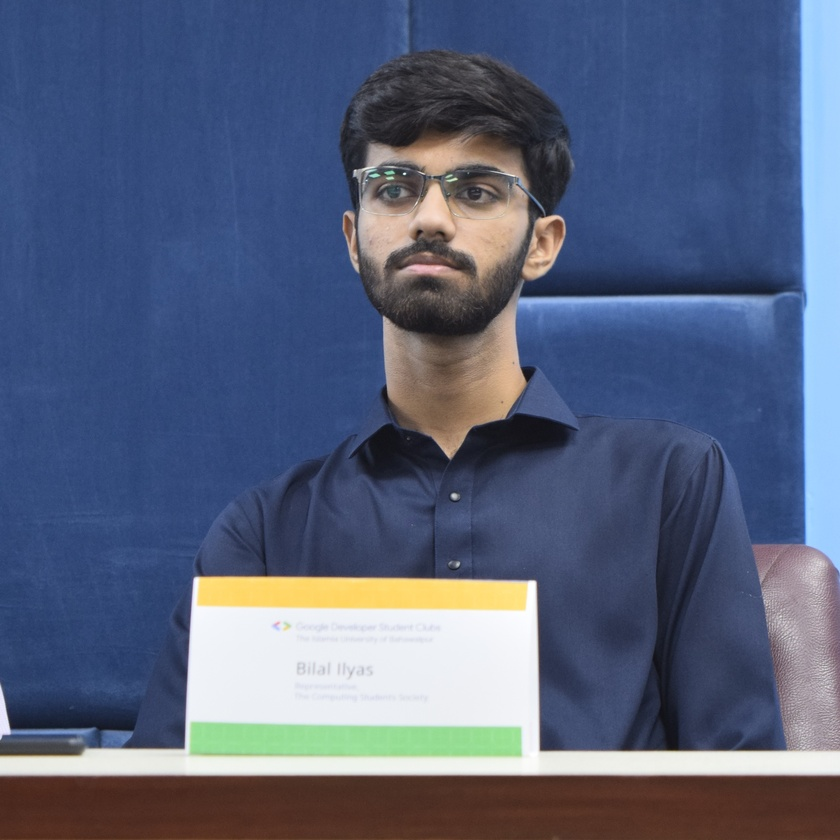
#> input picture images/1.JPG, 840 x 840 px, shrunk from 2814 x 2814 before the run; its folder holds only this picture in this run
$ python main.py
#> lines starting #> are read from the running program, lines starting #| are printed output that depends on the picture
from PIL import Image, ImageEnhance, ImageFilter
import os

pathIn = './images'
pathOut = './editedImages'

for filename in os.listdir(pathIn):
    img = Image.open(f"{pathIn}/{filename}")
#> img is the input picture: PIL image 840x840 RGB; mean R, G, B 87, 97.7, 124.1

    edit = img.filter(ImageFilter.SHARPEN).convert('L').rotate(0)
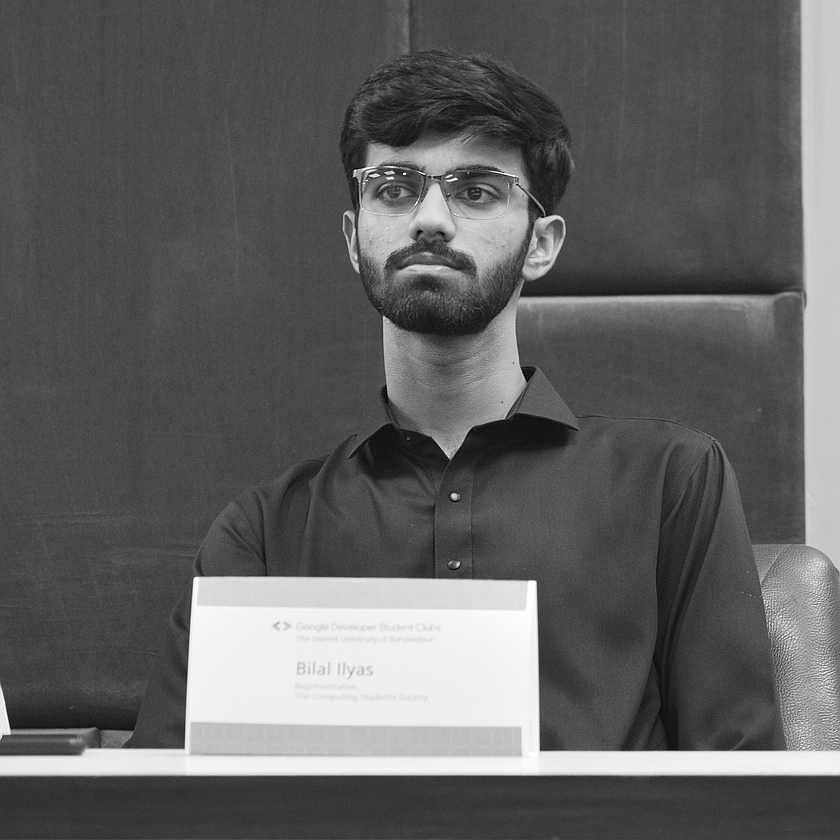
#> edit: PIL image 840x840 L; min 0, max 255, mean 97.5
    factor = 1.5
    enhancer = ImageEnhance.Contrast(edit)
    edit = enhancer.enhance(factor)
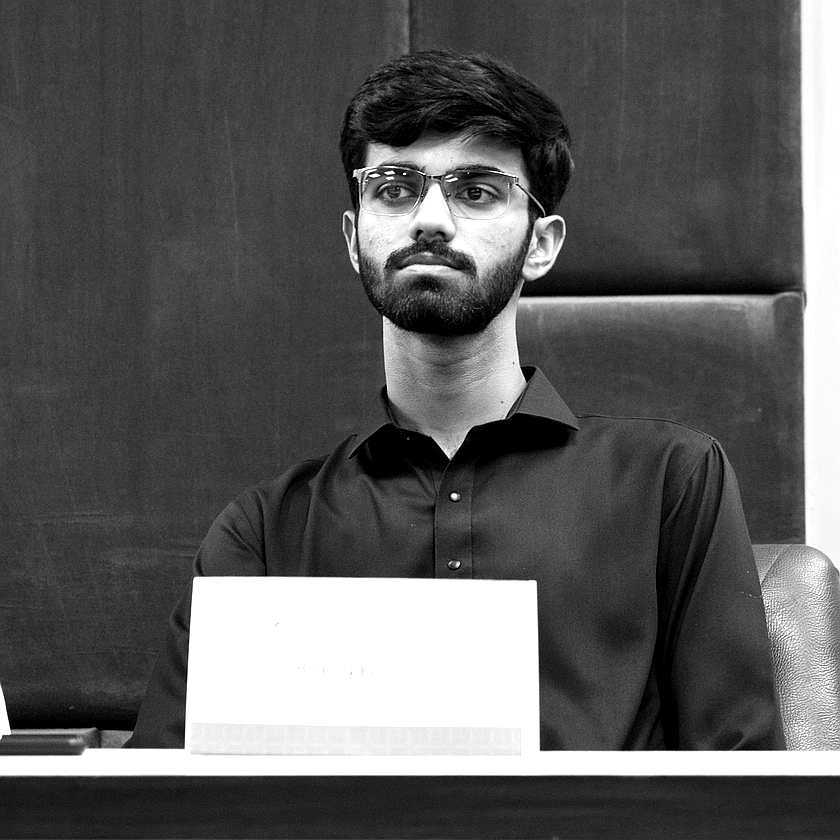
#> edit: PIL image 840x840 L; min 0, max 255, mean 92.4

    cleanName = os.path.splitext(filename)[0]
    edit.save(f"{pathOut}/{cleanName}_edited.jpg")

$ run again, on images/3.jpg
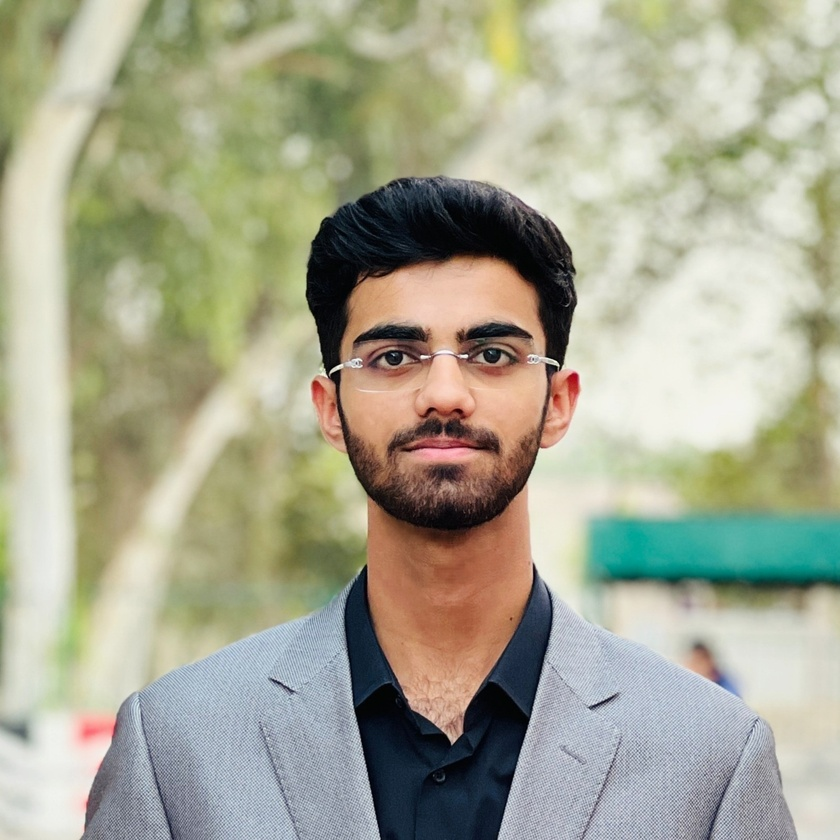
#> input picture images/3.jpg, 840 x 840 px, shrunk from 1601 x 1601 before the run
#> img is the input picture: PIL image 840x840 RGB; mean R, G, B 166.7, 166.7, 145.5
#> `edit = img.filter(ImageFilter.SHARPEN).convert('L').rotate(0)`:
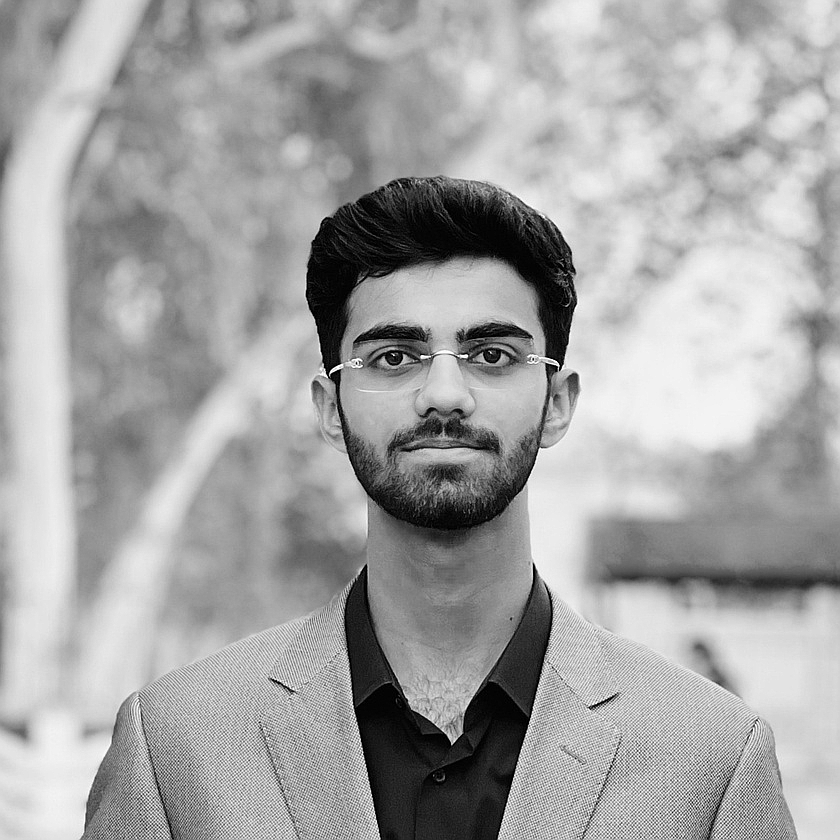
#> edit: PIL image 840x840 L; min 0, max 255, mean 164.4
#> `edit = enhancer.enhance(factor)`:
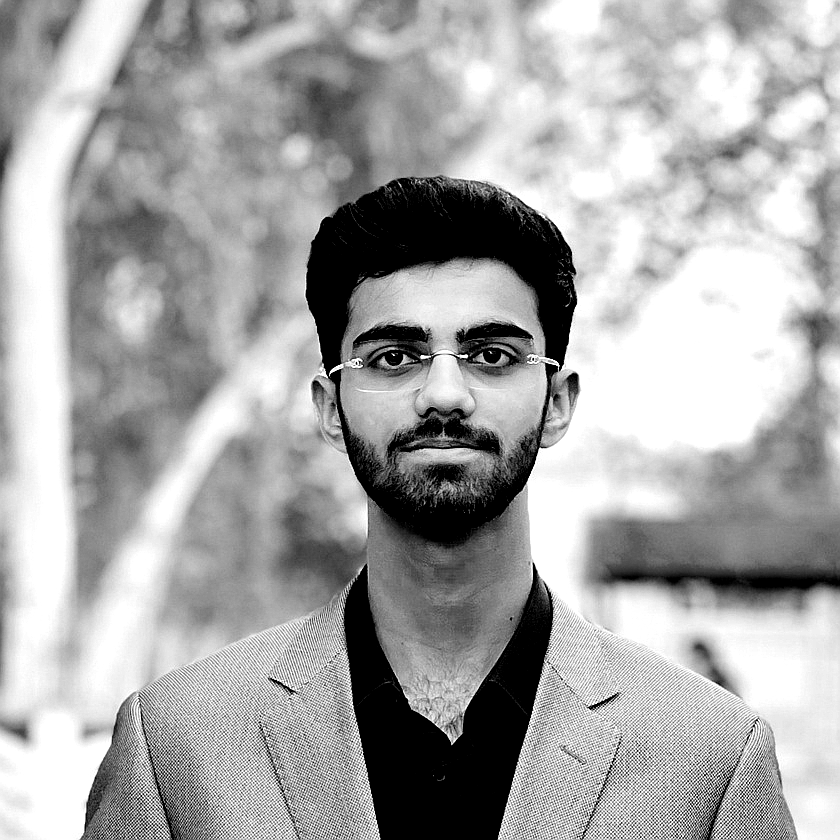
#> edit: PIL image 840x840 L; min 0, max 255, mean 167
